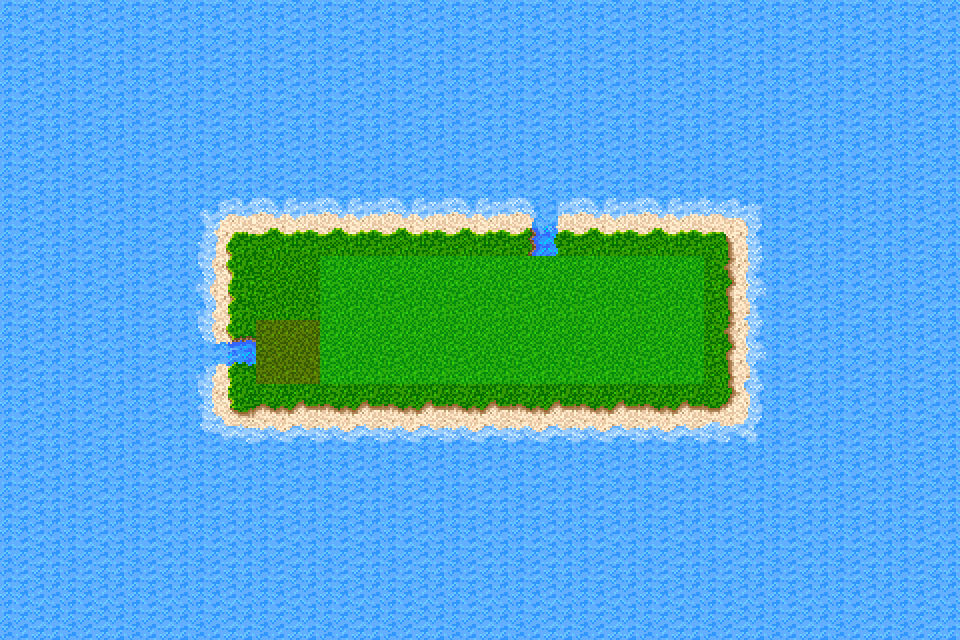

Rendered tile map (Tiled .tmx) drawn with the repository's tilesets; below, a short description and the map source with its tile grids summarised:
An orthogonal 15x10 tile map with 64x64 px tiles, 3 tile layers (background, meta, check), 3 tilesets and 2 objects (2x Enemy).

<map version="1.0" orientation="orthogonal" width="15" height="10" tilewidth="64" tileheight="64">
 <tileset firstgid="1" name="dg_edging132_2x" tilewidth="64" tileheight="64">
  <image source="dg_edging132_2x.png" width="512" height="1024" />
 </tileset>
 <tileset firstgid="129" name="meta_layer" tilewidth="64" tileheight="64">
  <image source="meta_layer.png" width="128" height="64" />
  <tile id="0">
   <properties>
    <property name="move" value="true" />
    <property name="put" value="true" />
   </properties>
  </tile>
  <tile id="1">
   <properties>
    <property name="move" value="true" />
   </properties>
  </tile>
 </tileset>
 <tileset firstgid="131" name="check_layer" tilewidth="64" tileheight="64">
  <image source="check_layer.png" width="64" height="64" />
  <tile id="0">
   <properties>
    <property name="lose" value="true" />
   </properties>
  </tile>
 </tileset>
 <layer name="background" width="15" height="10">
  <data>[150 cells, 150 non-empty, 12 distinct tile ids]</data>
 </layer>
 <objectgroup name="object" width="15" height="10">
  <object name="SpawnPoint" type="Enemy" x="649" y="268" width="41" height="39">
   <properties>
    <property name="role" value="1" />
   </properties>
  </object>
  <object name="SpawnPoint" type="Enemy" x="650" y="329" width="37" height="45">
   <properties>
    <property name="role" value="1" />
   </properties>
  </object>
 </objectgroup>
 <layer name="meta" width="15" height="10">
  <data>[150 cells, 13 non-empty, 2 distinct tile ids]</data>
 </layer>
 <layer name="check" width="15" height="10">
  <data>[150 cells, 2 non-empty, 1 distinct tile ids]</data>
 </layer>
</map>
